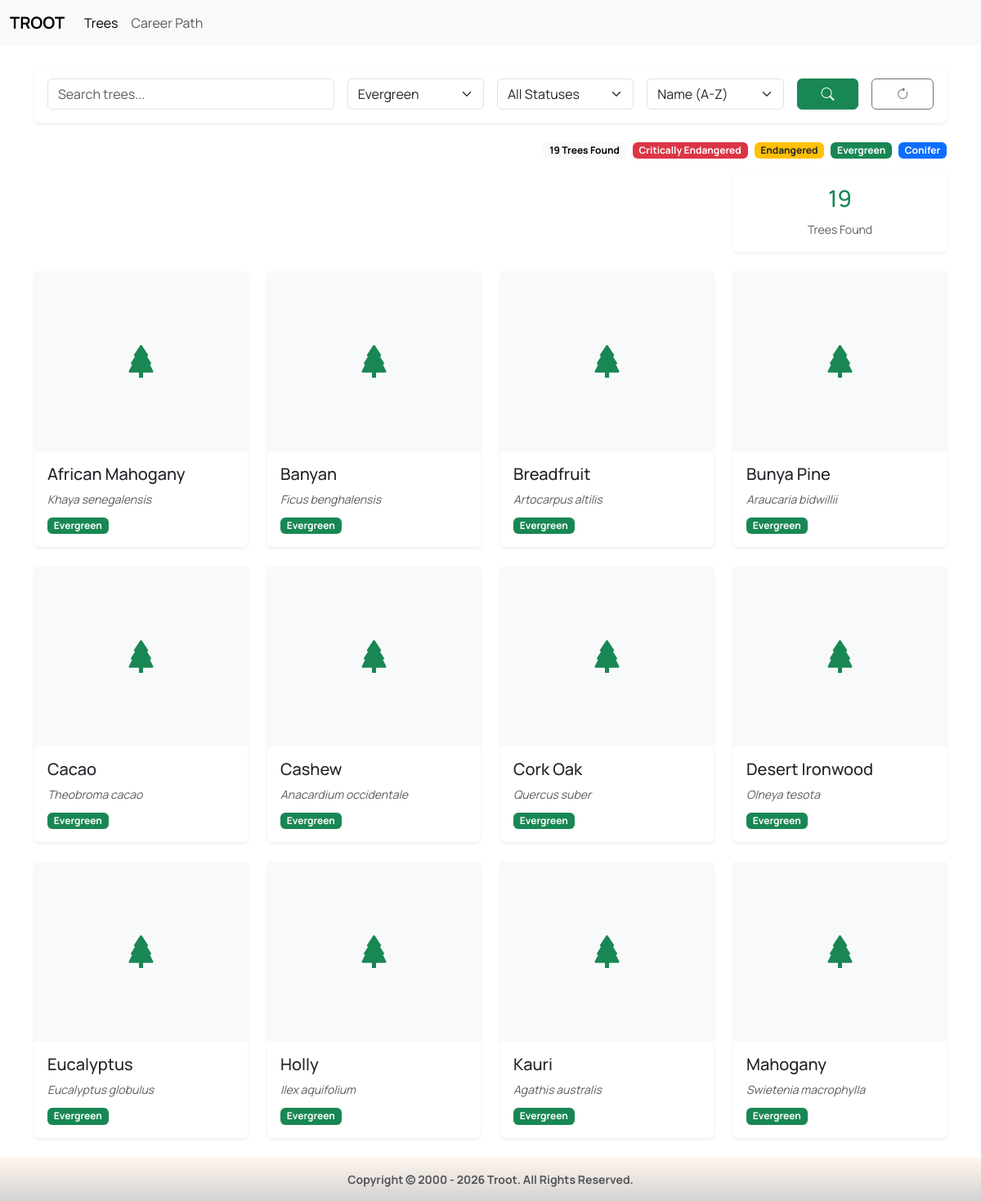
Screenshot of /trees/?tree_type=evergreen with the database file from the repository.
### trees/models.py (models this page shows, shortened)
class Tree(models.Model):
    TREE_TYPES = [
        ("deciduous", "Deciduous"),
        ("evergreen", "Evergreen"),
        ("conifer", "Conifer"),
    ]
    CONSERVATION_STATUS = [
        ("LC", "Least Concern"),
        ("NT", "Near Threatened"),
        ("VU", "Vulnerable"),
        ("EN", "Endangered"),
        ("CR", "Critically Endangered"),
    ]
    common_name = models.CharField(max_length=200)
    scientific_name = models.CharField(max_length=255, unique=True)
    family = models.CharField(max_length=200)
    tree_type = models.CharField(
        max_length=50,
        choices=TREE_TYPES
    )
    native_region = models.CharField(max_length=255)
    conservation_status = models.CharField(
        max_length=2,
        choices=CONSERVATION_STATUS,
        default="LC"
    )
    created_at = models.DateTimeField(auto_now_add=True)
    updated_at = models.DateTimeField(auto_now=True)
    class Meta:
        ordering = ["common_name"]

### trees/views.py (the view, shortened to what this page needs)
# urls.py: path("", views.trees, name="trees"),
def trees(request):
    tree_list = Tree.objects.prefetch_related("images")
    trees = tree_list
    search = request.GET.get("search", "")
    tree_type = request.GET.get("tree_type", "")
    status = request.GET.get("status", "")
    sort = request.GET.get("sort", "name_asc")
    page_number = request.GET.get("page", 1)
    if search:
        trees = trees.filter(
            Q(common_name__icontains=search) |
            Q(scientific_name__icontains=search) |
            Q(family__icontains=search)
        )
    if tree_type:
        trees = trees.filter(tree_type=tree_type)
    if status:
        trees = trees.filter(conservation_status=status)
    if sort == "name_asc":
        trees = trees.order_by("common_name", "id")  # Added id for tie-breaking
    elif sort == "name_desc":
        trees = trees.order_by("-common_name", "id")  # Added id for tie-breaking
    elif sort == "newest":
        trees = trees.order_by("-id", "-created_at")  # Added created_at for tie-breaking
    elif sort == "oldest":
        trees = trees.order_by("id", "created_at")  # Added created_at for tie-breaking
    else:
        trees = trees.order_by("common_name", "id")  # Default with tie-breaking
    paginator = Paginator(trees, 12)
    page_obj = paginator.get_page(page_number)
    context = {
        "trees": page_obj,
        "search": search,
        "tree_type": tree_type,
        "status": status,
        "sort": sort,
    }
    return render(request, "trees/trees.html", context)

### trees/templates/trees/trees.html (shortened to what this page needs)
{% extends "base.html" %}
{% block content %}
<div class="container py-4">
    <div class="card shadow-sm border-0 mb-4">
        <div class="card-body">
            <form method="GET">
                <div class="row g-3">
                    <div class="col-md-4">
                        <input type="text" name="search" class="form-control" placeholder="Search trees..." value="{{ search }}">
                    </div>
                    <div class="col-md-2">
                        <select name="tree_type" class="form-select">
                            <option value="evergreen"
                                {% if tree_type == "evergreen" %}selected{% endif %}>
                                Evergreen
                            </option>
                        </select>
                    </div>
                    <div class="col-md-2">
                        <select name="status" class="form-select">
                            <option value="">
                                All Statuses
                            </option>
                        </select>
                    </div>
                    <div class="col-md-2">
                        <select name="sort" class="form-select">
                            <option value="name_asc" {% if sort == "name_asc" %}selected{% endif %}>
                                Name (A-Z)
                            </option>
                        </select>
                    </div>
                    <div class="col-md-1">
                        <button class="btn btn-success w-100">
                            <i class="bi bi-search"></i>
                        </button>
                    </div>
                    <div class="col-md-1">
                        <a href="{% url 'trees:trees' %}" class="btn btn-outline-secondary w-100">
                            <i class="bi bi-arrow-clockwise"></i>
                        </a>
                    </div>
                </div>
            </form>
        </div>
    </div>
    <div class="mb-3 d-flex justify-content-end">
        <a class="badge text-bg-light text-decoration-none me-2">
            {{ trees.paginator.count }} Trees Found
        </a>
        <a href="?status=CR" class="badge bg-danger text-decoration-none me-2">
            Critically Endangered
        </a>
        <a href="?status=EN" class="badge bg-warning text-dark text-decoration-none me-2">
            Endangered
        </a>
        <a href="?tree_type=evergreen" class="badge bg-success text-decoration-none me-2">
            Evergreen
        </a>
        <a href="?tree_type=conifer" class="badge bg-primary text-decoration-none">
            Conifer
        </a>
    </div>
    <div class="row mb-4  d-flex justify-content-end">
        <div class="col-md-3">
            <div class="card shadow-sm border-0">
                <div class="card-body text-center">
                    <h3 class="text-success">
                        {{ trees.paginator.count }}
                    </h3>
                    <small class="text-muted">
                        Trees Found
                    </small>
                </div>
            </div>
        </div>
    </div>
    <div class="row g-4" id="tree-grid">
        {% include "trees/partials/tree_cards.html" %}
    </div>
</div>
{% endblock %}

### trees/templates/trees/partials/tree_cards.html
{% for tree in trees %}
<div class="col-md-4 col-lg-3 tree-item" data-id="{{ tree.id }}">
    <a href="{% url 'trees:tree_profile' tree.id %}" class="text-decoration-none">
        <div class="card tree-card h-100 shadow-sm border-0">
            {% if tree.images.first %}
                <img src="{{ tree.images.first.image.url }}" class="card-img-top" style="height:220px;object-fit:cover;">
            {% else %}
                <div class="bg-light d-flex justify-content-center align-items-center" style="height:220px;">
                    <i class="bi bi-tree-fill fs-1 text-success"></i>
                </div>
            {% endif %}
            <div class="card-body">
                <h5 class="card-title">
                    {{ tree.common_name }}
                </h5>
                <p class="small text-muted fst-italic mb-2">
                    {{ tree.scientific_name }}
                </p>
                <span class="badge bg-success">
                    {{ tree.get_tree_type_display }}
                </span>
            </div>
        </div>
    </a>
</div>
{% endfor %}

### static/css/styles.css (style rules this page uses)
body, h1, h2, h3, h4, h5, h6 { font-family: 'Manrope', sans-serif !important; }

### static/css/trees.css (style rules this page uses)
.tree-card { transition:all .3s ease; }

### rows the page displays
Tree: common_name "African Mahogany", scientific_name "Khaya senegalensis", tree_type "Evergreen"
Tree: common_name "Banyan", scientific_name "Ficus benghalensis", tree_type "Evergreen"
Tree: common_name "Breadfruit", scientific_name "Artocarpus altilis", tree_type "Evergreen"
Tree: common_name "Bunya Pine", scientific_name "Araucaria bidwillii", tree_type "Evergreen"
Tree: common_name "Cacao", scientific_name "Theobroma cacao", tree_type "Evergreen"
Tree: common_name "Cashew", scientific_name "Anacardium occidentale", tree_type "Evergreen"
Tree: common_name "Cork Oak", scientific_name "Quercus suber", tree_type "Evergreen"
Tree: common_name "Desert Ironwood", scientific_name "Olneya tesota", tree_type "Evergreen"
Tree: common_name "Eucalyptus", scientific_name "Eucalyptus globulus", tree_type "Evergreen"
Tree: common_name "Holly", scientific_name "Ilex aquifolium", tree_type "Evergreen"
Tree: common_name "Kauri", scientific_name "Agathis australis", tree_type "Evergreen"
Tree: common_name "Mahogany", scientific_name "Swietenia macrophylla", tree_type "Evergreen"

### other values shown
{{ trees.paginator.count }} "19"
